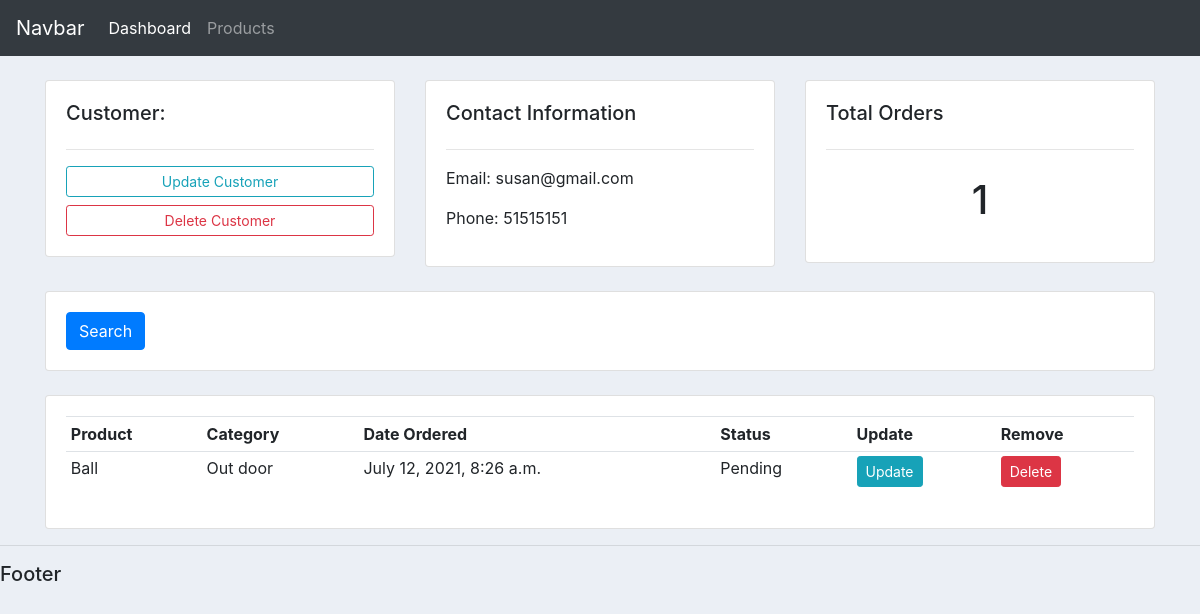
Screenshot of /customers/4/ with the database file from the repository.
### accounts/models.py (models this page shows, shortened)
class Customer(models.Model):
    name = models.CharField(max_length=200, null=True)
    phone = models.CharField(max_length=200, null=True)
    email = models.CharField(max_length=200, null=True)
    date_created = models.DateTimeField(auto_now_add=True, null=True)

class Order(models.Model):
    STATUS = (
        ('Pending', 'Pending'),
        ('Out for delivery', 'Out for delivery'),
        ('Delivered', 'Delivered'),
    )
    customer = models.ForeignKey(Customer,null=True, on_delete=models.SET_NULL)
    product = models.ForeignKey(Product,null=True, on_delete=models.SET_NULL)
    date_created = models.DateTimeField(auto_now_add=True, null=True)
    status = models.CharField(max_length=200, null=True, choices=STATUS)

class Product(models.Model):
    CATEGORY = (
        ('In door', 'In door'),
        ('Out door', 'Out door'),
        ('Both', 'Both')
    )
    name = models.CharField(max_length=200, null=True)
    price = models.FloatField(null=True)
    category = models.CharField(max_length=200, null=True, choices=CATEGORY)
    description = models.CharField(max_length=200, null=True)
    date_created = models.DateTimeField(auto_now_add=True, null=True)
    tags = models.ManyToManyField(Tag)
    def __str__(self):
        return self.name

### accounts/views.py (the view)
# urls.py: path('customers/<int:pk>/',customers, name='customers'),
def customers(request,pk):
    customer = Customer.objects.get(id=pk)
    orders = customer.order_set.all()
    order_count = orders.count()
    context = {
        'customer': customer, 'orders': orders, 'order_count': order_count
    }
    return render(request, 'accounts/customers.html', context)

### accounts/templates/accounts/customers.html
{% extends 'accounts/base.html' %}
{% block content %}
    <br>
        <div class="row">
            <div class="col-md">
                <div class="card card-body">
                    <h5>Customer:</h5>
                    <hr>
                    <a class="btn btn-outline-info btn-sm btn-block" href="">Update Customer</a>
                    <a class="btn btn-outline-danger btn-sm btn-block" href="{% url 'delete_customer' customer.id %}">Delete Customer</a>
                </div>
            </div>
            <div class="col-md">
                <div class="card card-body">
                    <h5>Contact Information</h5>
                    <hr>
                    <p>Email: {{ customer.email }}</p>
                    <p>Phone: {{ customer.phone }}</p>
                </div>
            </div>
            <div class="col-md">
                <div class="card card-body">
                    <h5>Total Orders</h5>
                    <hr>
                    <h1 style="text-align: center; padding: 10px;" >{{ order_count }}</h1>
                </div>
            </div>
        </div>
        <br>
        <div class="row">
            <div class="col">
                <div class="card card-body">
                    <form method="GET">
                        <button class="btn btn-primary" type="submit">
                            Search
                        </button>
                    </form>
                </div>
            </div>
        </div>
        <br>
        <div class="row">
            <div class="col-md">
                <div class="card card-body">
                    <table class="table table-sm">
                        <tr>
                            <th>Product</th>
                            <th>Category</th>
                            <th>Date Ordered</th>
                            <th>Status</th>
                            <th>Update</th>
                            <th>Remove</th>
                        </tr>
                        {% for order in orders %}
                            <tr>
                                <td>{{ order.product }}</td>
                                <td>{{ order.product.category }}</td>
                                <td>{{ order.date_created }}</td>
                                <td>{{ order.status }}</td>
                                <td><a href="" class="btn btn-sm btn-info">Update</a></td>
                                <td><a href="" class="btn btn-sm btn-danger">Delete</a></td>
                            </tr>
                        {% endfor %}
                    </table>
                </div>
            </div>
        </div>
{% endblock %}

### static/css/main.css (style rules this page uses)
body { background-color: #ebeff5; }

### rows the page displays
Customer: email "susan@gmail.com", phone "51515151"
Order: product "Ball", product.category "Out door", date_created "July 12, 2021, 8:26 a.m.", status "Pending"

### other values shown
{{ order_count }} "1"
